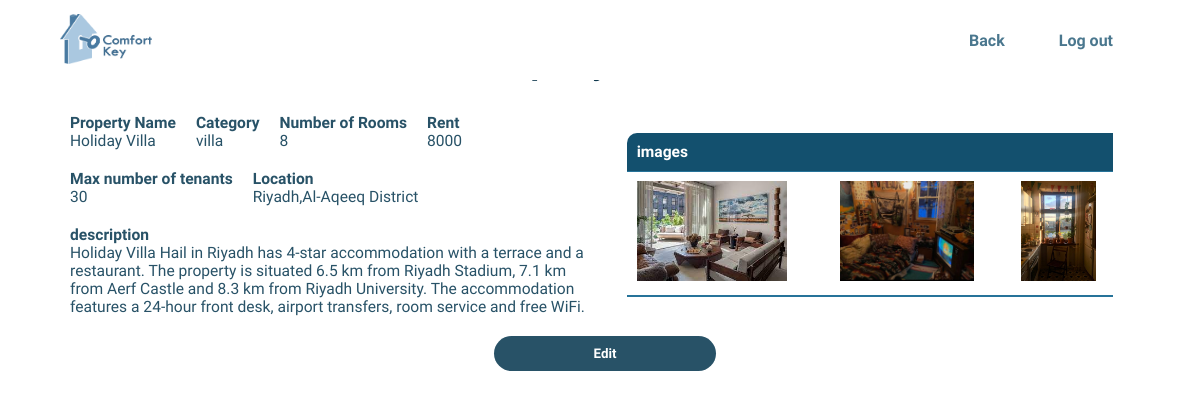
/property-detail.php?id=1234 (signed in), run on the app's committed database.
### tables this page shows
CREATE TABLE `property` (
  `id` varchar(255) NOT NULL,
  `homeowner_id` varchar(255) NOT NULL,
  `property_category_id` varchar(255) NOT NULL,
  `name` varchar(255) NOT NULL,
  `rooms` int(255) NOT NULL,
  `rent_cost` float NOT NULL,
  `location` text NOT NULL,
  `max_tenants` int(11) NOT NULL,
  `description` text NOT NULL
);

CREATE TABLE `propertyimage` (
  `id` varchar(255) NOT NULL,
  `property_id` varchar(255) NOT NULL,
  `path` varchar(255) NOT NULL
);

### property-detail.php (the view, shortened to what this page needs)
<?php
if (isset($_SESSION['id']) && isset($_SESSION['role'])) {
 ?>
 <?php
     include 'db.con.php';
    ?>
<?php
 $id= $_GET['id'];
    $query1 = "SELECT name, rooms, rent_cost ,location ,max_tenants ,description  FROM Property WHERE id= '$id'";
    $result2 = mysqli_query($conn, $query1);
    $q="SELECT category FROM PropertyCategory WHERE id=(SELECT property_category_id FROM Property WHERE id='$id')";
    $r = mysqli_query($conn, $q);
    ?>
    <?php
while($row = mysqli_fetch_assoc($result2)){
    ?>
<!DOCTYPE html>
<html>
    <head>
        <link rel="stylesheet" href="css/navbar.css">
        <link rel="stylesheet" href="css/property-detail.css">
    </head>
    <body>
        <header>
            <div class="topnav">
                <div class="logo">
                    <a href="homeseeker.php"><img src="img/comfortKey-logo.png" alt=""></a>
                </div>
                <div class="navigation">
                    <a  href="homeseeker.php">Back</a>
                    <a  href="logout.php">Log out</a>
                </div>
            </div>
    </header>
    <main>
    <h1>Property Details</h1>
    <div   div class="prop-details">
        <div class="attributes">
            <div class="attr">
                <div class="att">
                    <h4>Property Name</h4>
                </div>
                <div class="detail">
                    <p><?php echo $row['name'] ?></p>
                </div>
            </div>
            <div class="attr">
                <div class="att" >
                    <h4>Category</h4>
                </div>
                <div class="detail">
                    <p><?php while ($e = mysqli_fetch_assoc($r)){
                       echo $e['category'];}?></p>
                </div>
            </div>
            <div class="attr">
                <div  class="att">
                    <h4>Number of Rooms</h4>
                </div>
                <div class="detail">
                    <p><?php echo $row['rooms'] ?></p>
                </div>
            </div>
            <div class="attr">
                <div  class="att">
                    <h4>Rent</h4>
                </div>
                <div class="detail">
                    <p><?php echo $row['rent_cost'] ?></p>
                </div>
            </div>
            <div class="attr">
                <div  class="att">
                    <h4>Max number of tenants</h4>
                </div>
                <div class="detail">
                    <p><?php echo $row['max_tenants'] ?></p>
                </div>
            </div>
            <div class="attr">
                <div  class="att">
                    <h4>Location</h4>
                </div>
                <div class="detail">
                    <p><?php echo $row['location'] ?></p>
                </div>
            </div>
            <div class="attr">
                <div  class="att">
                    <h4>description</h4>
                </div>
                <div class="detail">
                    <p><?php echo $row['description'] ?></p>
                </div>
            </div>
<?php }
            ?>
        </div>
        <div class="images">
            <table>
                <tr>
                    <th class="left-edge">images</th>
                    <th></th>
                    <th></th>
                </tr>
                </tr><?php
                $i= "SELECT path FROM PropertyImage WHERE property_id='$id'";
                $o=mysqli_query($conn, $i);
                while ($row2 = mysqli_fetch_assoc($o)){
                ?>
                    <td><img src="<?php echo $row2['path']; ?>" alt=""/></td>
               <?php     } ?>
            </table>
        </div>
    </div>
<?php
    if($_SESSION['role']=='homeseeker'){
        $seeker=$_SESSION['id'];
         $x = "SELECT * FROM RentalApplication WHERE home_seeker_id = '$seeker' AND property_id ='$id'";
    $s=mysqli_query($conn, $x);
        if(mysqli_num_rows($s)==0){
            echo "<div class='attr'>"." <a href='homeseeker.php?apply_id=$id'>". "<button id='apply' class='table-btn'>Apply</button></a></div>";
    }
    echo "<h4>HOMEOWNER DETAILS</h4>";
if(mysqli_num_rows($result3)==1){
    $v = mysqli_fetch_assoc($result3);
        echo "<table><tr><td><h4>Name</h4> <br>" .$v['name']."</td>";
        echo "<td><h4>Phone number</h4><br>" .$v['phone_number']."</td>";
        echo "<td><h4>Email address</h4> <br>" .$v['email_address']."</td></tr></table>";}
    }
    else{
       echo" <div class='attr'><a href='editproperty.php?id=$id'><button class='table-btn'>Edit</button></a></div>";
    }
?>
    </main>
    </body>
   </html>
   <?php
}else {
    header('Location: homepage.php');
}

### css/navbar.css (style rules this page uses)
header { height: 10%; width: 100%; margin: 0; padding: 0; position: fixed; top: 0; z-index: 1; }
.topnav { height: 100%; display: flex; flex-direction: row; justify-content: space-between; align-items: center; align-content: center; background-color: white; margin: 0; flex-wrap: wrap; padding: 0 5%; }
.logo { width:8.5%; display: flex; flex-direction: row; justify-content: center; align-items: center; align-content: center; flex-wrap: wrap; }
.logo img { max-width: 100%; margin-top: 2px; }
.navigation { width: 50%; display: flex; flex-direction: row; justify-content: end; align-items: center; align-content: center; flex-wrap: wrap; }
.navigation a { color: rgb(74, 119, 142); text-decoration: none; font-weight: 600; font-family: 'Mada'; padding: 2px; transition-duration: 0.2s; margin: 0 25px; }

### css/property-detail.css (style rules this page uses)
html { height: 100%; width: 100%; scroll-behavior: smooth;; }
body { height: 100%; width: 100%; margin: 0; padding: 0; font-family: 'Mada'; color: rgb(40, 82, 103); }
main { min-width: 100%; margin: 0; padding: 0; height: 90%; display: flex; flex-direction: column; justify-self: center; align-items: center; }
img { max-width: 100%; }
h1 { color:rgb(15, 56, 77); font-size: 2.8vw; }
.prop-details { display: flex; flex-direction: row; justify-content: center; align-items: center; width: 100%; flex-wrap: wrap; }
.attributes { display: flex; flex-direction: row; justify-content: start; align-items: center; align-content: center; width: 45%; flex-wrap: wrap; }
.attr { margin: 10px; }
.attributes p, h4 { margin: 0; padding: 0; font-size: 1.3vw; }
.images { width: 45%; height: 60%; display: flex; flex-direction: column; justify-content: center; align-items: center; }
.images img { max-height: 100px; }
table { font-family: 'Mada'; padding: 2%; width: 90%; border-collapse: collapse; text-align: left; margin-bottom: 10vh; height: 100%; margin: 0; padding: 0; }
tr { width: 100%; border-bottom: solid 1px rgb(38, 115, 153); margin: 0; }
th, td { padding: 2%; font-size: 1.3vw; height: 100%; margin: 0; }
th { background-color: rgb(19, 80, 110); color: white; text-align: start; }
.left-edge { border-top-left-radius: 10px; border: 0px; }
.table-btn { background-color: rgb(40, 82, 103); color: white; padding: 10px 100px; border-radius: 50px; margin-left: 10px; text-align: center; transition-duration: 0.2s; outline: none; border: none; font-family: 'Mada'; font-weight: 600; margin-bottom: 30px; }

### data on the page
property: name "Holiday Villa", category "villa", rooms "8", rent_cost "8000", max_tenants "30", location "Riyadh,Al-Aqeeq District", description "Holiday Villa Hail in Riyadh has 4-star accommodation with a terrace and a restaurant. The property is situated 6.5 km from Riyadh Stadium, 7.1 km from Aerf Castle and 8.3 km from Riyadh University. The accommodation features a 24-hour front desk, airport transfers, room service and free WiFi."
propertyimage: path (picture)
propertyimage: path (picture)
propertyimage: path (picture)
